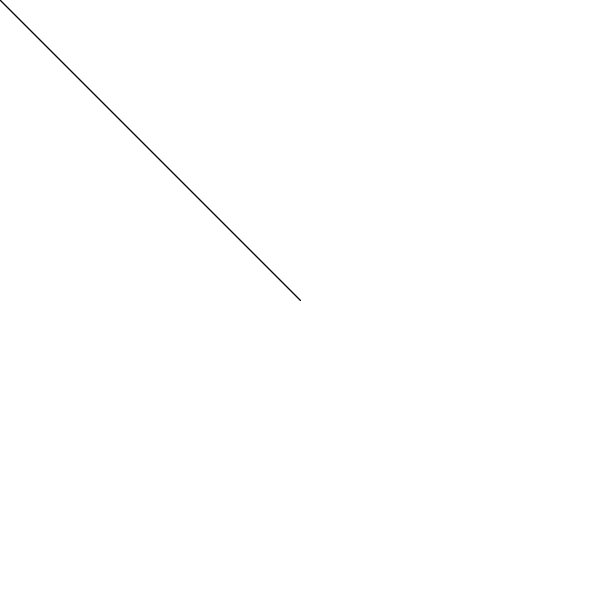
Frame 1 (no input)
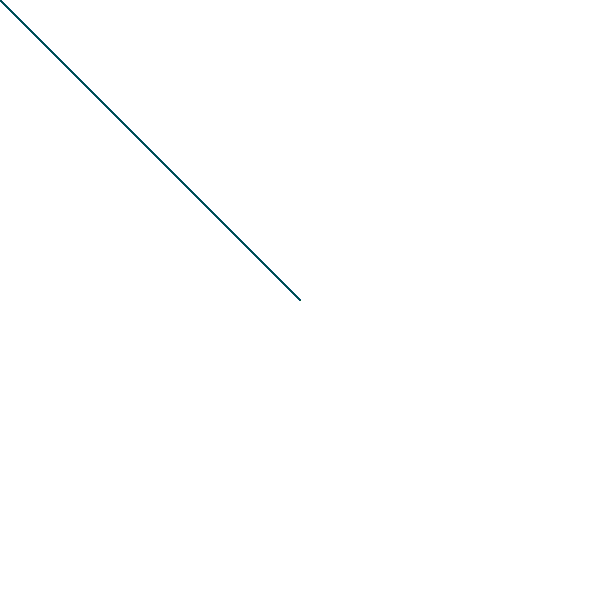
Frame 60 (the mouse pressed at the canvas centre just before this capture)
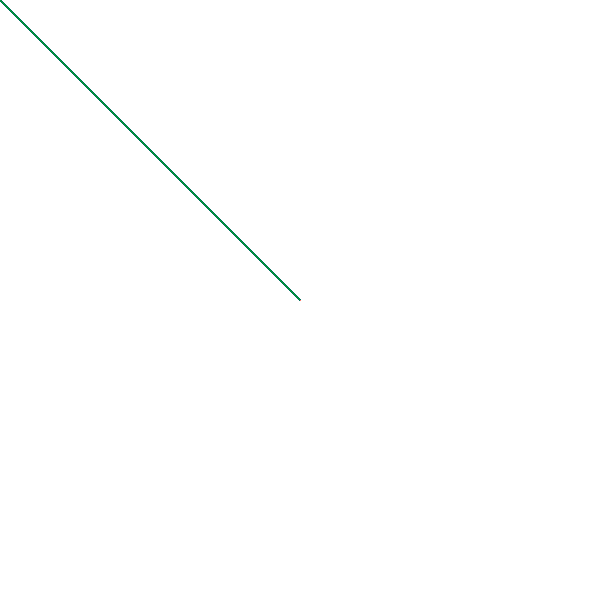
Frame 120 (the mouse held since frame 60 and released just before this capture)

The Processing sketch that drew these frames (run headless with seeded random() and noise(); from frame 60 on, the mouse is pressed at the canvas centre):

// Processing sketch: processing_119963
// ── processing_119963.pde


int xPos;
int yPos;

void setup() {
 
 size(600,600);
 background(255);
 
 xPos = 300;
 yPos = 300;

}

void draw() {

  line(xPos,yPos, pmouseX,pmouseY);
  line(yPos,xPos, pmouseY,pmouseX);
  stroke(mouseX, random(0,255), random(0,255), random(0,255));


  
}

void mousePressed() {
 
  xPos = mouseX;
  yPos = mouseY;
 
  
}
